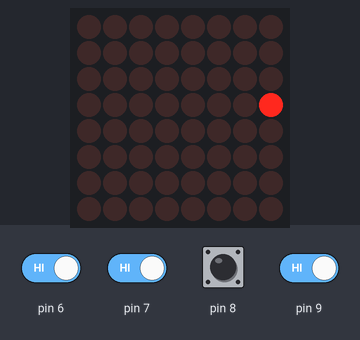
Bench run of a sketch on a simulated Arduino Uno, built with avr-gcc and run on an emulated ATmega328P. On the bench: 8×8 LED matrix. The inputs (shaded band) are chosen by the test bench; at power-on: pin 6–9 HIGH.

Above: at 2.6 s.
2.7 s: pin 6 driven LOW
At 4.25 s:
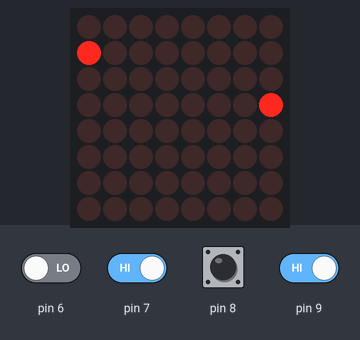
6.4 s: pin 6 driven HIGH and pin 7 driven LOW
At 7.57 s:
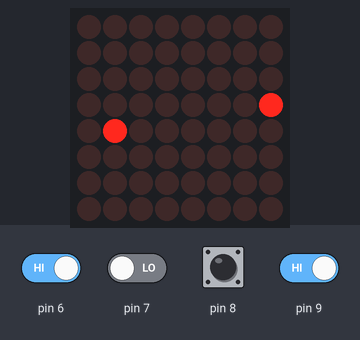
10.1 s: pin 6 driven LOW
At 10.9 s:
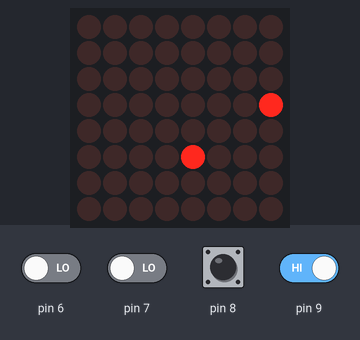
13.6 s: pin 6 driven HIGH
At 14.89 s:
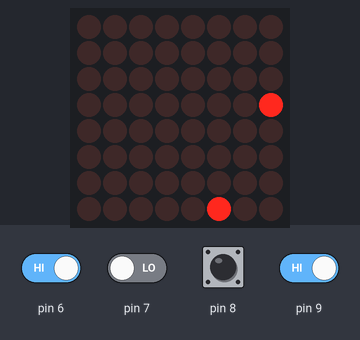
17.1 s: pin 7 driven HIGH and pin 9 driven LOW
At 18.22 s:
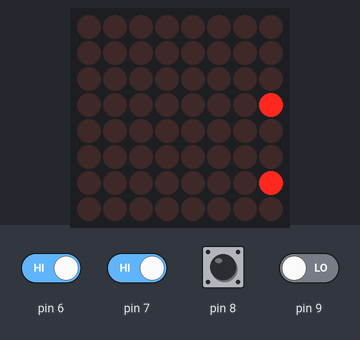
20.4 s: pin 6 driven LOW
At 21.72 s:
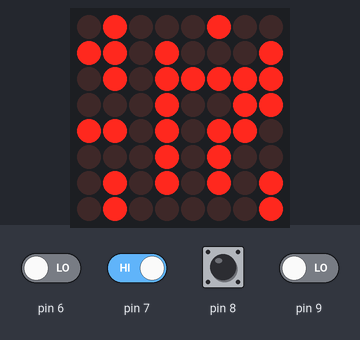

The sketch:

LightNavigator.ino
```cpp
#include "LedControlMS.h"
#include "arduino.h"

LedControl lc=LedControl(12,11,10,1);
const double TICK = 1000; // TICK is a number that the Arduino takes ~1 second to count up to

// levels
const int floorOff[8][8] = {
  {0,0,0,0,0,0,0,0},
  {0,0,0,0,0,0,0,0},
  {0,0,0,0,0,0,0,0},
  {0,0,0,0,0,0,0,0},
  {0,0,0,0,0,0,0,0},
  {0,0,0,0,0,0,0,0},
  {0,0,0,0,0,0,0,0},
  {0,0,0,0,0,0,0,0}};

const int floorOn[8][8] = {
  {1,1,1,1,1,1,1,1},
  {1,1,1,1,1,1,1,1},
  {1,1,1,1,1,1,1,1},
  {1,1,1,1,1,1,1,1},
  {1,1,1,1,1,1,1,1},
  {1,1,1,1,1,1,1,1},
  {1,1,1,1,1,1,1,1},
  {1,1,1,1,1,1,1,1}};

const int floorRoom[8][8] = {
  {1,1,1,1,1,1,1,1},
  {1,0,0,0,0,0,0,1},
  {1,0,0,0,0,0,0,1},
  {1,0,0,0,0,0,0,1},
  {1,0,0,0,0,0,0,1},
  {1,0,0,0,0,0,0,1},
  {1,0,0,0,0,0,0,1},
  {1,1,1,1,1,1,1,1}};

const int floor1[8][8] = {
  {0,1,0,0,0,1,0,0},
  {0,1,0,1,0,0,0,1},
  {0,1,0,1,1,1,1,1},
  {0,0,0,1,0,0,1,0},
  {1,1,0,1,0,1,1,0},
  {0,0,0,1,0,1,0,0},
  {0,1,0,1,0,1,0,1},
  {0,1,0,0,0,0,0,1}};


const int NUM_LEVELS = 4;
typedef const int (*mapsPtr)[8];
mapsPtr maps[NUM_LEVELS] = {floorOn, floorRoom, floorOff, floor1};

int startLevel = 2, curLevel, start[2] = {}, goal[2] = {}, pX, pY, count;
bool changeLevel, pipState, goalState, collisionOn = true;
char go;

void setup() {
  // wake up Arduino
  lc.shutdown(0,false);
  // set brightness
  lc.setIntensity(0,4);
  // clearDisplay
  lc.clearDisplay(0);

  // set up switch pins
  pinMode(6, INPUT);
  pinMode(7, INPUT);
  pinMode(8, INPUT);
  pinMode(9, INPUT);

  // set up game
  changeLevel = true;
  curLevel = startLevel;
}

void loop() {
  while(true) {
    // load map
    if(changeLevel) {
      if (curLevel >= NUM_LEVELS) {
        curLevel = startLevel;
      }
      displayMap(curLevel);

      // set initial level values
      // eventually these positions could be random from a list, and would depend on the map
      start[0] = 0, start[1] = 0; // y, x
      goal[0] = 3, goal[1] = 7;   // y, x
      pX = start[1];
      pY = start[0];
      changeLevel = false;
      count = 0;
      pipState = false, goalState = false;
    }
    delay(TICK/6);

    // blink player character
    if (count % 2 == 0) {
      pipState = !pipState;
      lc.setLed(0, pY, pX, pipState);
    }

    // blink goal
    goalState = !goalState;
    lc.setLed(0, goal[0], goal[1], goalState);

    // see if pip moved and react
    if (count % 5 == 0) {
      go = getDirection();
      if (go != 'C') {
        placePip(pY, pX, go);

        // if pip is at the goal, win
        if (pX == goal[1] && pY == goal[0]) {
          winAnim(pY, pX);
          curLevel++;
          changeLevel = true;
        }

        // if pip is at a wall, teleport back to start
        if (collisionOn) {
          if (maps[curLevel][pY][pX] == 1) {
            pY = start[0];
            pX = start[1];
          }
        }
      }
    }

    count = (count + 1) % 60; // 60 is an arbitrary # with lots of factors
  }
}

// purpose: display an 8x8 map
// pre:     none
// post:    map is displayed on 8x8 LED array
// param:   level - the index of the map to display
// return:  none
void displayMap(int level) {
  for(int y = 0; y < 8; y++) {
    for(int x = 0; x < 8; x++) {
      bool state = maps[level][y][x];
      lc.setLed(0, y, x, state);
    }
  }
}

// purpose: "move" the pip on the board
// pre:     none
// post:    pip coordinates (x and y) are updated, invalid dir is ignored
// param:   x - x-coordinate of pip
//          y - y-coordinate of pip
//          dir - a char that directs the movement of a pip
// return:  none
void placePip(int &y, int &x, char dir) {
  // turn off current location
  lc.setLed(0, y, x, maps[curLevel][y][x]);

  // pick new location
  switch(dir) {
    // go north
    case 'N':
      y--;
      if (y < 0) {
        y = 0;
      }
      break;
    // go west
    case 'W':
      x--;
      if (x < 0) {
        x = 0;
      }
      break;
    // go south
    case 'S':
      y++;
      if (y > 7) {
        y = 7;
      }
      break;
    // go east
    case 'E':
      x++;
      if (x > 7) {
        x = 7;
      }
      break;
    // stay
    default:
      // do nothin'
      break;
  }
}

// purpose: display an animation centered on the pip
// pre:     none
// post:    none
// param:   x - x-coordinate of animation epicenter
//          y - y-coordinate of animation epicenter
// return:  none
void winAnim(int y, int x) {
  // STUB
  // show win animation
}

// purpose: get direction from switch
// pre:     none
// post:    none
// param:   none
// return:  N, W, S, E, or C
char getDirection() {
  int value6, value7, value8, value9 = 0;
  char pipDirection;

  // check pins for direction
  value6 = digitalRead(6);
  value7 = digitalRead(7);
  value8 = digitalRead(8);
  value9 = digitalRead(9);

  // make direction usable
  if(value6 == LOW) {
    pipDirection = 'S';
  } else if(value7 == LOW) {
    pipDirection = 'E';
  } else if(value8 == LOW) {
    pipDirection = 'W';
  } else if(value9 == LOW) {
    pipDirection = 'N';
  } else {
    pipDirection = 'C';
  }

  return pipDirection;
}
```

Measured:
- after the input at 6.4 s, the display: first differs from a run without the input after 1.1 s (image 2)
- after the input at 10.1 s, the display: first differs from a run without the input after 0.72 s (image 3)
- after the input at 13.6 s, the display: first differs from a run without the input after 1.2 s (image 4)
- after the input at 17.1 s, the display: first differs from a run without the input after 1.0 s (image 5)
- after the input at 20.4 s, the display: first differs from a run without the input after 1.2 s (image 6)
